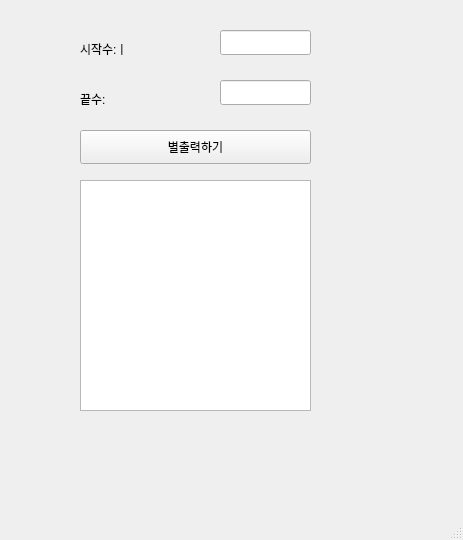
<?xml version="1.0" encoding="UTF-8"?>
<ui version="4.0">
 <class>MainWindow</class>
 <widget class="QMainWindow" name="MainWindow">
  <property name="geometry">
   <rect>
    <x>0</x>
    <y>0</y>
    <width>463</width>
    <height>540</height>
   </rect>
  </property>
  <property name="windowTitle">
   <string>MainWindow</string>
  </property>
  <widget class="QWidget" name="centralwidget">
   <widget class="QLabel" name="label">
    <property name="geometry">
     <rect>
      <x>80</x>
      <y>40</y>
      <width>77</width>
      <height>18</height>
     </rect>
    </property>
    <property name="text">
     <string>시작수:ㅣ</string>
    </property>
   </widget>
   <widget class="QLabel" name="label_2">
    <property name="geometry">
     <rect>
      <x>80</x>
      <y>90</y>
      <width>77</width>
      <height>18</height>
     </rect>
    </property>
    <property name="text">
     <string>끝수:</string>
    </property>
   </widget>
   <widget class="QLineEdit" name="le_first">
    <property name="geometry">
     <rect>
      <x>220</x>
      <y>30</y>
      <width>91</width>
      <height>25</height>
     </rect>
    </property>
   </widget>
   <widget class="QLineEdit" name="le_last">
    <property name="geometry">
     <rect>
      <x>220</x>
      <y>80</y>
      <width>91</width>
      <height>25</height>
     </rect>
    </property>
   </widget>
   <widget class="QPushButton" name="pb">
    <property name="geometry">
     <rect>
      <x>80</x>
      <y>130</y>
      <width>231</width>
      <height>34</height>
     </rect>
    </property>
    <property name="text">
     <string>별출력하기</string>
    </property>
   </widget>
   <widget class="QTextEdit" name="te">
    <property name="geometry">
     <rect>
      <x>80</x>
      <y>180</y>
      <width>231</width>
      <height>231</height>
     </rect>
    </property>
   </widget>
  </widget>
  <widget class="QMenuBar" name="menubar">
   <property name="geometry">
    <rect>
     <x>0</x>
     <y>0</y>
     <width>463</width>
     <height>31</height>
    </rect>
   </property>
  </widget>
  <widget class="QStatusBar" name="statusbar"/>
 </widget>
 <resources/>
 <connections/>
</ui>
